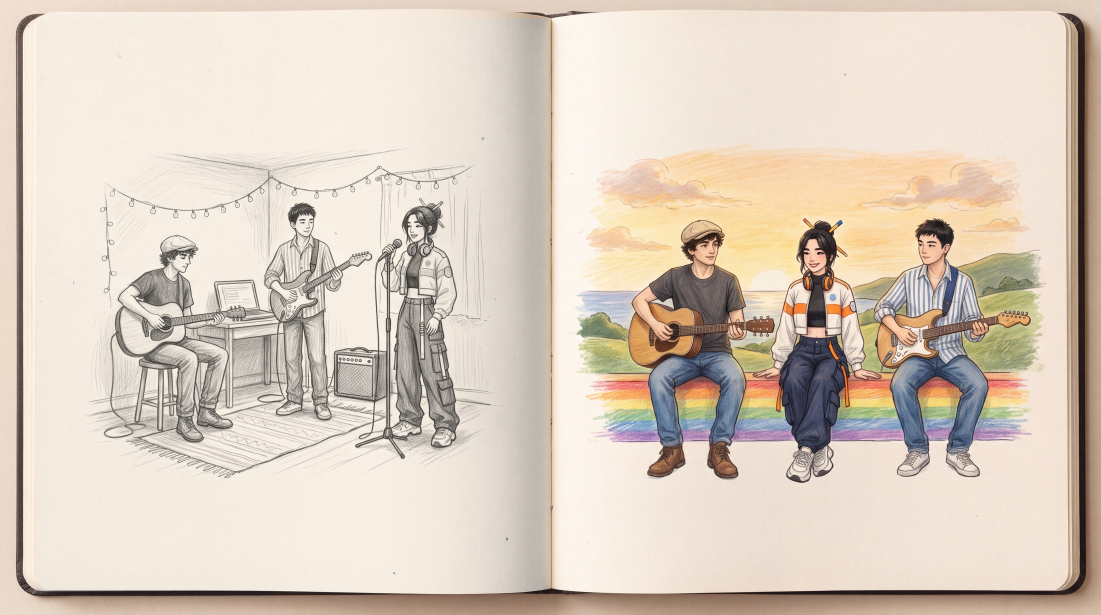
#> input picture media/act5/tex/spread_full_v1.jpg, 5504 x 3072 px, given in place of f_00270.jpg, which was not available (shown at 1/5 size)
$ python pb_spread44_tex.py ../../media/act5/tex/spread_full_v1.jpg 1.0
#> lines starting #> are read from the running program, lines starting #| are printed output that depends on the picture; pictures that were not available may be replaced by others from this repository, and a replacement may not be noted
"""v4.4 spread: the paper still under the living layer = media/act5/tex/spread_full_v11.jpg with the spreadR rect replaced by the
layer's frame at song 194.9 (the end of the 194.06-194.9 dissolve), so the layer dissolves into itself (no ghost).
    .venv/bin/python tools/cutscenes/pb_spread44_tex.py NAME LAG      -> media/act5/tex/spread_{full,half}_NAME.jpg"""
import sys, numpy as np
from PIL import Image
name, lag = sys.argv[1], float(sys.argv[2])
R = "/home/jade/Documents/vibesong/media/act5/"
k = min(270, round((194.9 - 186.30 + lag) * 30))
fr = Image.open(f"{R}frames/{name}/1080/f_{k:05d}.jpg").convert("RGB")
#> fr is the input picture: PIL image 5504x3072 RGB; mean R, G, B 218.4, 205.3, 191.3
sp = Image.open(R + "tex/spread_full_v11.jpg").convert("RGB"); W, H = sp.size
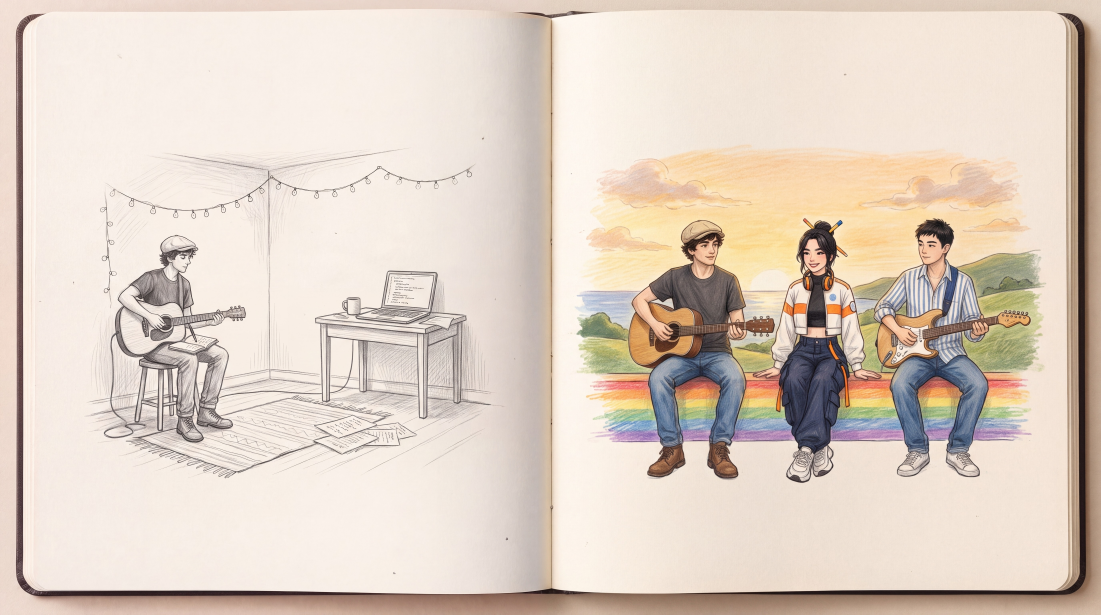
#> input picture media/act5/tex/spread_full_v11.jpg, 5504 x 3072 px, found by its file name (shown at 1/5 size)
#> further down, sp is the input picture: PIL image 5504x3072 RGB; mean R, G, B 222.3, 208, 195.4
#> after `W, H = sp.size`: W = 5504; H = 3072
x0, y0 = round(0.4440407 * W), round(0.2350260 * H); w, h = W - x0, round(0.5602214 * H)
#> after `x0, y0 = (round(0.4440407 * W), round(0.235026 * H))`: x0 = 2444; y0 = 722
#> after `w, h = (W - x0, round(0.5602214 * H))`: w = 3060; h = 1721
fr = np.asarray(fr.resize((w, h), Image.LANCZOS)).astype(np.float32)
#> fr: shape (1721, 3060, 3) float32
F = 40; r = lambda n: np.clip(np.arange(n) / F, 0, 1)
ax = np.minimum(r(w), np.ones(w)); ay = np.minimum(r(h), r(h)[::-1])        # no feather on the spread's right edge
#> after `ax = np.minimum(r(w), np.ones(w))`: ax = 3060 values from 0 to 1
a = (ax[None, :] * ay[:, None])[..., None]
out = np.asarray(sp).astype(np.float32).copy(); out[y0:y0 + h, x0:x0 + w] = out[y0:y0 + h, x0:x0 + w] * (1 - a) + fr * a
#> after `out[y0:y0 + h, x0:x0 + w] = out[y0:y0 + h, x0:x0 + w] * (1 - a) + fr *`:
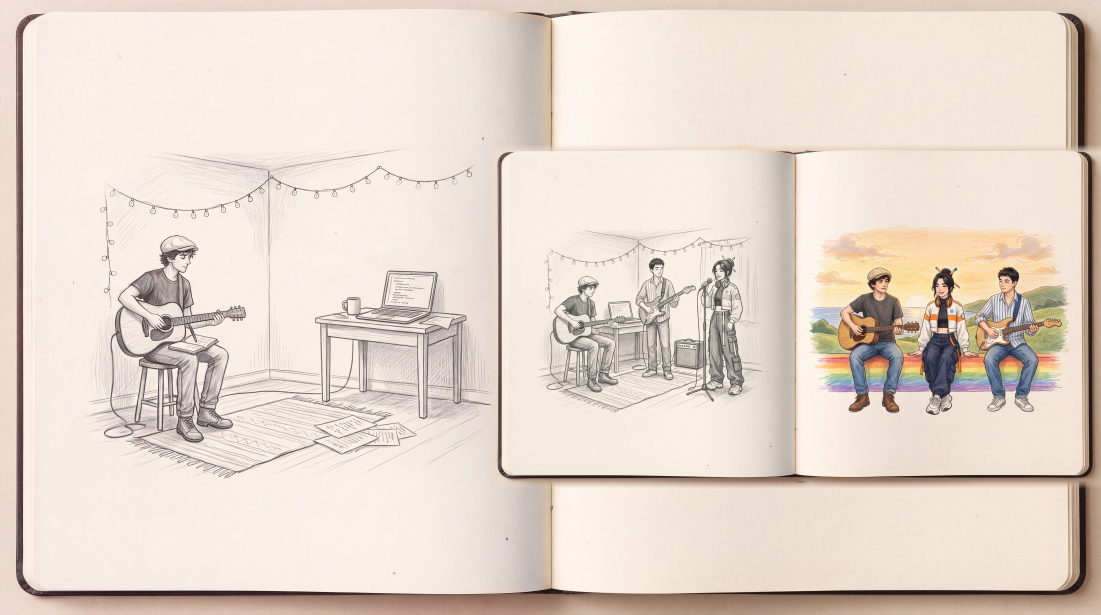
#> out: shape (3072, 5504, 3) float32 (shown at 1/5 size); mean R, G, B 241.6, 233.5, 221.6
o = Image.fromarray(np.clip(out, 0, 255).astype(np.uint8))
o.save(f"{R}tex/spread_full_{name}.jpg", quality=92); o.resize((W // 2, H // 2), Image.LANCZOS).save(f"{R}tex/spread_half_{name}.jpg", quality=92)
#> after `o.save(f'{R}tex/spread_full_{name}.jpg', quality=92)`:
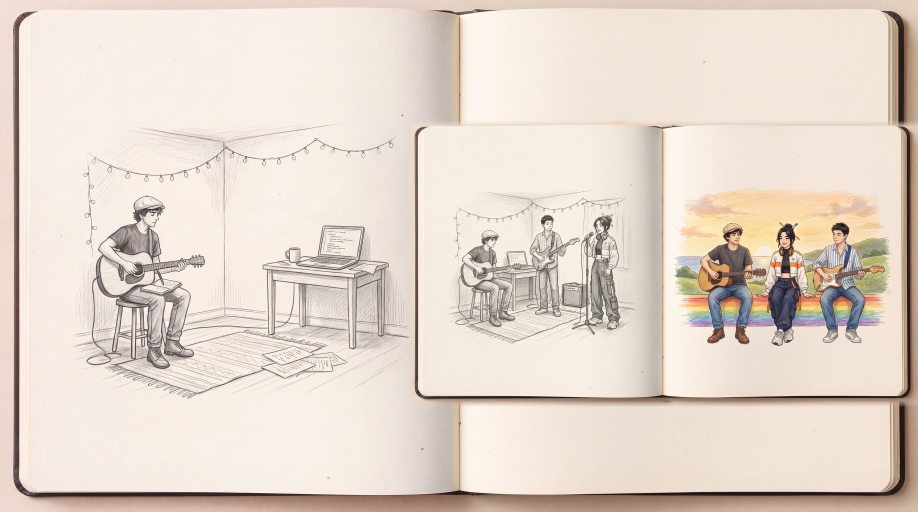
#> saved as spread_full_v1.jpg.jpg: PIL image 2752x1536 RGB (shown at 1/3 size); mean R, G, B 227.6, 215, 204.1
print("frame", k, "->", f"{R}tex/spread_full_{name}.jpg")
